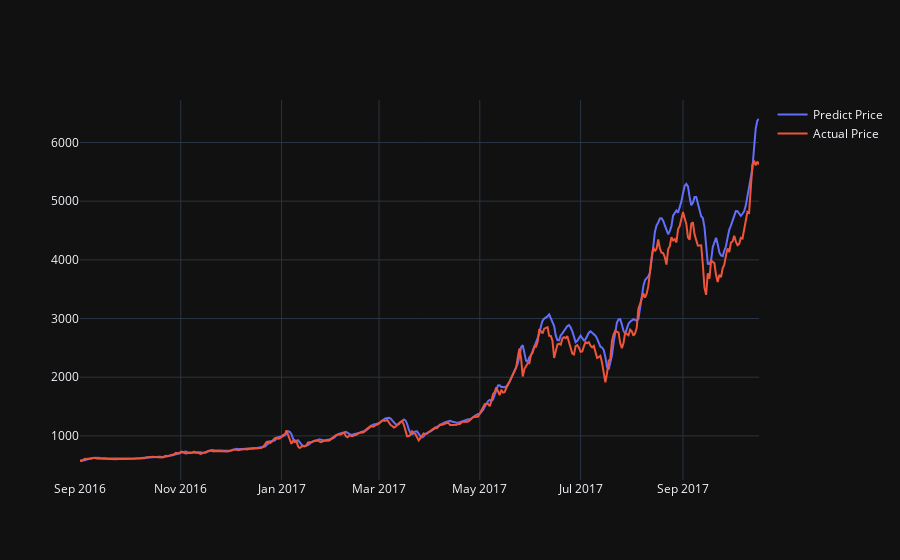

Notebook cell for this chart:
### Markdown cell above
#### Plot predicted and actual line graph with X=dates, Y=USD

### Code cell
actual_chart = go.Scatter(x=predictDates, y=testY_reshape, name= 'Actual Price')
predict_chart = go.Scatter(x=predictDates, y=yhat_reshape, name= 'Predict Price')
py.iplot([predict_chart, actual_chart])

### Figure 1 — Plotly figure (JSON) as saved in the notebook; plotly's stock layout.template omitted (floating-point values rounded to 4 significant figures; data arrays with more than 128 entries replaced by an {"elided": "..."} marker saying what was removed)
{"data": [{"name": "Predict Price", "x": {"elided": "412 str values"}, "y": {"elided": "412 float values"}, "type": "scatter"}, {"name": "Actual Price", "x": {"elided": "412 str values"}, "y": {"elided": "412 float values"}, "type": "scatter"}], "layout": {}}
